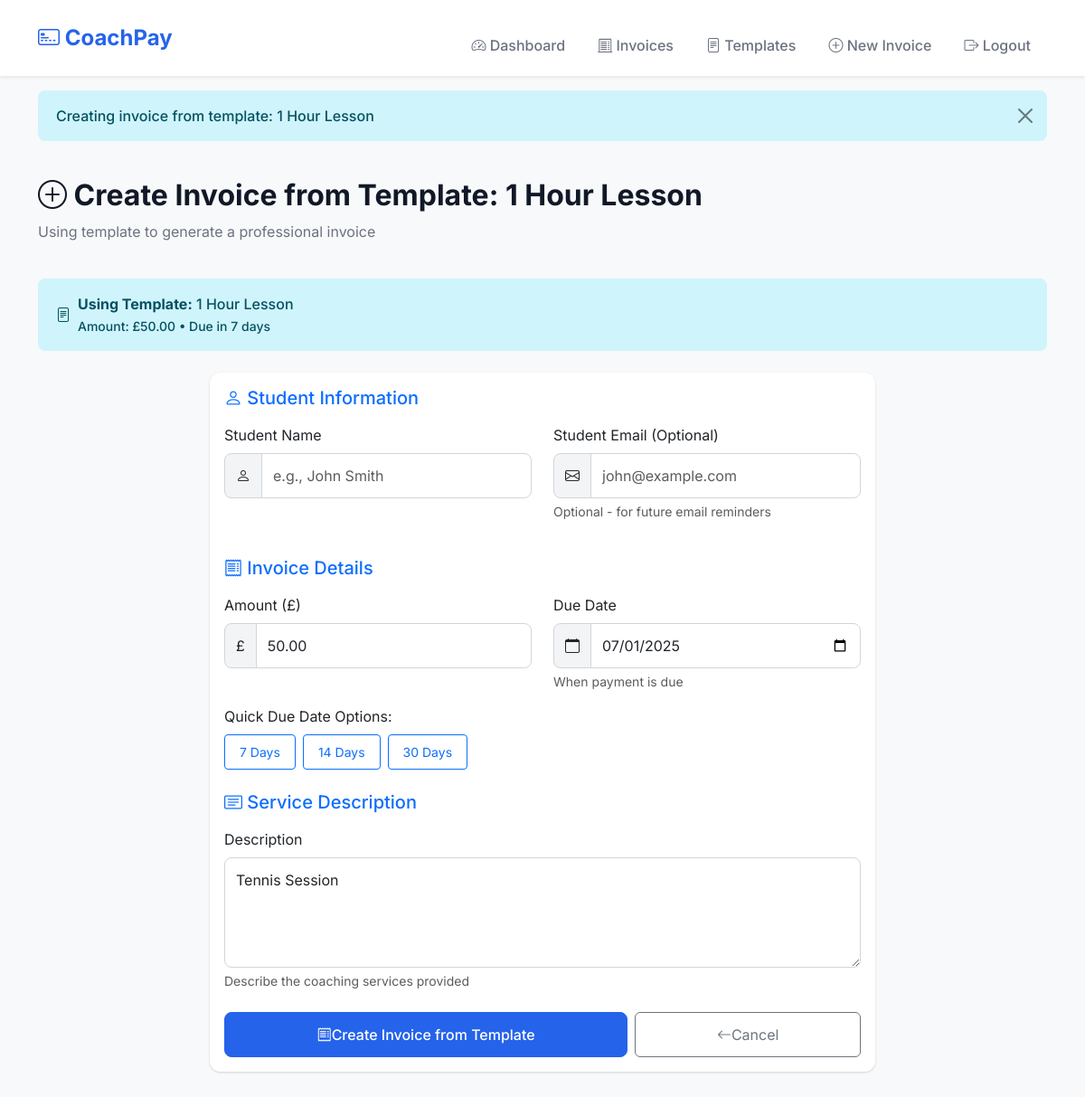
Screenshot of /use-template/2 (signed in) with the database file from the repository.
### app.py (models this page shows)
class InvoiceTemplate(db.Model):
    id = db.Column(db.Integer, primary_key=True)
    coach_id = db.Column(db.Integer, db.ForeignKey('coach.id'), nullable=False)
    name = db.Column(db.String(100), nullable=False)
    amount = db.Column(sa.Numeric(10, 2), nullable=False)
    description = db.Column(db.Text, nullable=False)
    default_due_days = db.Column(db.Integer, nullable=False, default=14)
    created_at = db.Column(db.DateTime, default=datetime.utcnow)
    updated_at = db.Column(db.DateTime, default=datetime.utcnow, onupdate=datetime.utcnow)
    invoices = db.relationship('Invoice', backref='template', lazy=True)

### app.py (the view)
@app.route('/use-template/<int:template_id>')
@login_required
def use_template(template_id):
    template = InvoiceTemplate.query.filter_by(
        id=template_id,
        coach_id=session['coach_id']
    ).first_or_404()
    form = InvoiceForm()
    form.amount.data = template.amount
    form.description.data = template.description
    form.due_date.data = datetime.now().date() + timedelta(days=template.default_due_days)
    flash(f'Creating invoice from template: {template.name}', 'info')
    return render_template('create_invoice.html', form=form, template=template)

### app.py
class InvoiceForm(FlaskForm):
    student_name = StringField('Student Name', validators=[DataRequired(), Length(min=2, max=100)])
    student_email = EmailField('Student Email (Optional)', validators=[Email()])
    amount = DecimalField('Amount (£)', validators=[DataRequired(), NumberRange(min=0.01, max=9999.99)])
    description = TextAreaField('Description', validators=[DataRequired(), Length(max=500)])
    due_date = DateField('Due Date', validators=[DataRequired()])

### app.py (called while the page is built)
def login_required(f):
    @wraps(f)
    def decorated_function(*args, **kwargs):
        if 'coach_id' not in session:
            flash('Please log in to access this page.', 'warning')
            return redirect(url_for('login'))
        return f(*args, **kwargs)
    return decorated_function

@app.after_request
def after_request(response):
    response.headers['X-Content-Type-Options'] = 'nosniff'
    response.headers['X-Frame-Options'] = 'DENY'
    response.headers['X-XSS-Protection'] = '1; mode=block'
    if not is_development:
        response.headers['Strict-Transport-Security'] = 'max-age=31536000; includeSubDomains'
    response.headers['Content-Security-Policy'] = ("default-src 'self'; "
                                                   "script-src 'self' 'unsafe-inline' https://cdn.jsdelivr.net; "
                                                   "style-src 'self' 'unsafe-inline' https://cdn.jsdelivr.net https://fonts.googleapis.com; "
                                                   "font-src 'self' https://cdn.jsdelivr.net https://fonts.gstatic.com; "
                                                   "img-src 'self' data:;")
    return response

### templates/create_invoice.html (shortened to what this page needs)
{% extends "base.html" %}
{% block content %}
<div class="row mb-4">
    <div class="col-12">
        <h2 class="fw-bold">
            <i class="bi bi-plus-circle"></i>
            {% if template %}
                Create Invoice from Template: {{ template.name }}
            {% else %}
                Create New Invoice
            {% endif %}
        </h2>
        <p class="text-muted">
            {% if template %}
                Using template to generate a professional invoice
            {% else %}
                Generate a professional invoice for your coaching services
            {% endif %}
        </p>
    </div>
</div>
{% if template %}
<div class="alert alert-info mb-4">
    <div class="d-flex align-items-center">
        <i class="bi bi-file-text me-2"></i>
        <div>
            <strong>Using Template:</strong> {{ template.name }}
            <br>
            <small>Amount: £{{ "%.2f"|format(template.amount) }} • Due in {{ template.default_due_days }} days</small>
        </div>
    </div>
</div>
{% endif %}
<div class="row">
    <div class="col-lg-8 mx-auto">
        <div class="card">
            <div class="card-body">
                <form method="POST" id="invoiceForm"
                      {% if template %}action="{{ url_for('create_invoice_from_template', template_id=template.id) }}"{% endif %}>
                    <div class="form-section mb-4">
                        <h5 class="text-primary mb-3">
                            <i class="bi bi-person"></i> Student Information
                        </h5>
                        <div class="row">
                            <div class="col-md-6 mb-3">
                                {{ form.student_name.label(class="form-label") }}
                                <div class="input-group">
                                    <span class="input-group-text"><i class="bi bi-person"></i></span>
                                    {{ form.student_name(class="form-control", placeholder="e.g., John Smith", autocomplete="name") }}
                                </div>
                            </div>
                            <div class="col-md-6 mb-3">
                                {{ form.student_email.label(class="form-label") }}
                                <div class="input-group">
                                    <span class="input-group-text"><i class="bi bi-envelope"></i></span>
                                    {{ form.student_email(class="form-control", placeholder="john@example.com", autocomplete="email") }}
                                </div>
                                <div class="form-text">Optional - for future email reminders</div>
                            </div>
                        </div>
                    </div>
                    <div class="form-section mb-4">
                        <h5 class="text-primary mb-3">
                            <i class="bi bi-receipt"></i> Invoice Details
                        </h5>
                        <div class="row">
                            <div class="col-md-6 mb-3">
                                {{ form.amount.label(class="form-label") }}
                                <div class="input-group">
                                    <span class="input-group-text">£</span>
                                    {{ form.amount(class="form-control", step="0.01", placeholder="50.00", inputmode="decimal") }}
                                </div>
                            </div>
                            <div class="col-md-6 mb-3">
                                {{ form.due_date.label(class="form-label") }}
                                <div class="input-group">
                                    <span class="input-group-text"><i class="bi bi-calendar"></i></span>
                                    {{ form.due_date(class="form-control") }}
                                </div>
                                <div class="form-text">When payment is due</div>
                            </div>
                        </div>
                        <div class="mb-3">
                            <label class="form-label">Quick Due Date Options:</label>
                            <div class="d-flex gap-2 flex-wrap">
                                <button type="button" class="btn btn-outline-primary btn-sm" onclick="setDueDate(7)">
                                    7 Days
                                </button>
                                <button type="button" class="btn btn-outline-primary btn-sm" onclick="setDueDate(14)">
                                    14 Days
                                </button>
                                <button type="button" class="btn btn-outline-primary btn-sm" onclick="setDueDate(30)">
                                    30 Days
                                </button>
                            </div>
                        </div>
                    </div>
                    <div class="form-section mb-4">
                        <h5 class="text-primary mb-3">
                            <i class="bi bi-card-text"></i> Service Description
                        </h5>
                        <div class="mb-3">
                            {{ form.description.label(class="form-label") }}
                            {{ form.description(class="form-control", rows="4", placeholder="e.g., Tennis coaching sessions - January 2025 (4 x 1-hour sessions)") }}
                            <div class="form-text">Describe the coaching services provided</div>
                        </div>
                    </div>
                    <div class="d-flex gap-2 flex-column flex-sm-row">
                        <button type="submit" class="btn btn-primary flex-fill" id="submitBtn">
                            <i class="bi bi-receipt"></i>
                            {% if template %}
                                Create Invoice from Template
                            {% else %}
                                Create Invoice
                            {% endif %}
                        </button>
                        <a href="{{ url_for('templates') if template else url_for('invoices') }}" class="btn btn-outline-secondary flex-fill">
                            <i class="bi bi-arrow-left"></i> Cancel
                        </a>
                    </div>
                </form>
            </div>
        </div>
    </div>
</div>
{% endblock %}

### templates/base.html (style rules this page uses)
:root { --primary-color: #2563eb; --primary-hover: #1d4ed8; --success-color: #059669; --warning-color: #d97706; --danger-color: #dc2626; --text-muted: #6b7280; --border-radius: 0.75rem; --shadow: 0 1px 3px 0 rgba(0, 0, 0, 0.1), 0 1px 2px 0 rgba(0, 0, 0, 0.06); }
body { background-color: #f8f9fa; font-family: 'Inter', -apple-system, BlinkMacSystemFont, sans-serif; font-size: 16px; line-height: 1.5; -webkit-font-smoothing: antialiased; -moz-osx-font-smoothing: grayscale; }
.card { border: none; box-shadow: var(--shadow); border-radius: var(--border-radius); margin-bottom: 1rem; }
.btn-primary { background-color: var(--primary-color); border-color: var(--primary-color); font-weight: 500; padding: 0.75rem 1.5rem; border-radius: 0.5rem; }
.btn { min-height: 44px; display: inline-flex; align-items: center; justify-content: center; text-decoration: none; }
.btn-sm { min-height: 38px; padding: 0.5rem 1rem; }
.alert { border: none; border-radius: 0.5rem; font-weight: 500; padding: 1rem 1.25rem; }
.text-muted { color: var(--text-muted) !important; }
h1, h2, h3, h4, h5, h6 { color: #111827; line-height: 1.25; }
.form-control, .form-select { padding: 0.75rem; border-radius: 0.5rem; border: 1px solid #d1d5db; font-size: 16px; }
.input-group-text { padding: 0.75rem; border-radius: 0.5rem 0 0 0.5rem; background-color: #f3f4f6; border-color: #d1d5db; }

### rows the page displays
InvoiceTemplate: name "1 Hour Lesson", amount "50.00", default_due_days "7", description "Tennis Session"

### other values shown
{{ message }} "Creating invoice from template: 1 Hour Lesson"
